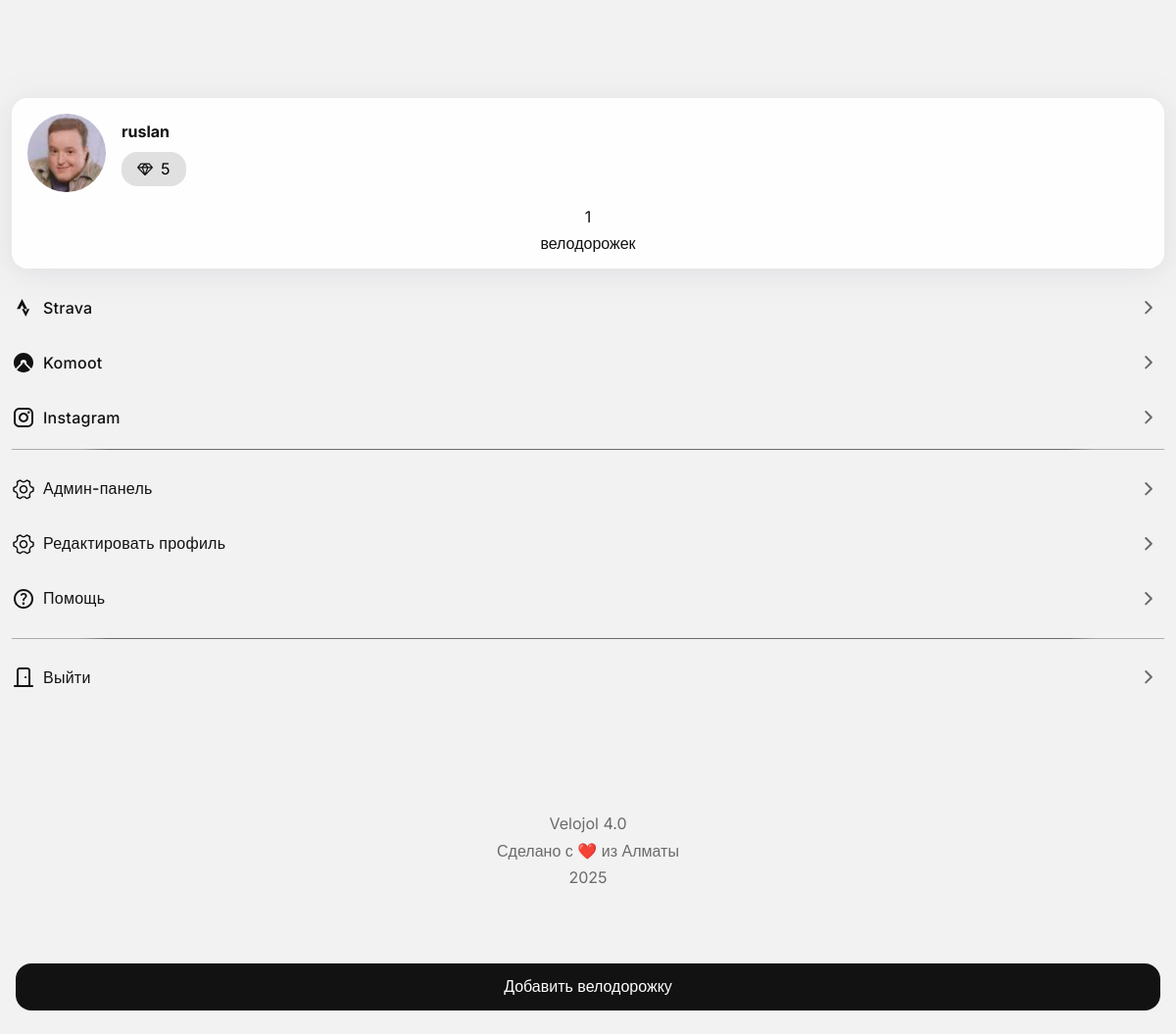
Page /auth/profile (signed in) on the committed database.
### app/models/user.py (models this page shows, shortened)
class User(UserMixin, db.Model):
    __tablename__ = 'users'
    id = db.Column(db.Integer, primary_key=True)
    email = db.Column(db.String(120), unique=True, nullable=False, index=True)
    password_hash = db.Column(db.String(128), nullable=False)
    nickname = db.Column(db.String(64), unique=True, nullable=False, index=True)
    is_admin = db.Column(db.Boolean, default=False, nullable=False)
    is_banned = db.Column(db.Boolean, default=False, nullable=False)
    ban_reason = db.Column(db.Text, nullable=True)
    manual_score = db.Column(db.Integer, default=0, nullable=False)  # Баллы от админа
    banned_at = db.Column(db.DateTime, nullable=True)
    banned_by = db.Column(db.Integer, db.ForeignKey('users.id'), nullable=True)
    avatar_url = db.Column(db.String(256))
    strava_url = db.Column(db.String(256))
    komoot_url = db.Column(db.String(256))
    telegram_url = db.Column(db.String(256))
    instagram_url = db.Column(db.String(256))
    created_at = db.Column(db.DateTime, default=lambda: datetime.now(timezone.utc), nullable=False)
    updated_at = db.Column(db.DateTime, default=lambda: datetime.now(timezone.utc), onupdate=lambda: datetime.now(timezone.utc))
    bikelanes = db.relationship('BikeLane', foreign_keys='BikeLane.user_id', backref='author', lazy='dynamic')
    notifications = db.relationship('Notification', backref='user', lazy='dynamic')
    @property
    def display_avatar(self):
        print(f"DEBUG: display_avatar called, avatar_url = {self.avatar_url}")
        if self.avatar_url:
            if self.avatar_url.startswith('uploads/'):
                avatar_url = url_for('static', filename=self.avatar_url)
                print(f"DEBUG: Generated avatar URL: {avatar_url}")
                return avatar_url
            elif self.avatar_url.startswith('http'):
                return self.avatar_url
            else:
                return url_for('static', filename=self.avatar_url)
        default_url = url_for('static', filename='img/default-avatar.svg')
        print(f"DEBUG: Using default avatar: {default_url}")
        return default_url
    def get_social_links(self):
        links = {}
        if self.strava_url:
            links['Strava'] = self.strava_url
        if self.komoot_url:
            links['Komoot'] = self.komoot_url
        if self.telegram_url:
            links['Telegram'] = self.telegram_url
        if self.instagram_url:
            links['Instagram'] = self.instagram_url
        return links
    def get_bikelanes_count(self):
        return self.bikelanes.count()
    def get_pending_bikelanes_count(self):
        return self.bikelanes.filter_by(status='pending').count()
    def get_approved_bikelanes_count(self):
        return self.bikelanes.filter_by(status='approved').count()
    def get_total_score(self):
        approved_bikelanes = self.bikelanes.filter_by(status='approved')
        return sum(bl.score for bl in approved_bikelanes if bl.score) + self.manual_score

### app/routes/auth.py (the view)
@bp.route('/profile')
@login_required
def profile():
    user_stats = {
        'bikelanes_total': current_user.get_bikelanes_count(),
        'bikelanes_pending': current_user.get_pending_bikelanes_count(),
        'bikelanes_approved': current_user.get_approved_bikelanes_count(),
        'total_score': current_user.get_total_score()
    }
    return render_template('auth/profile.html', user=current_user, user_stats=user_stats)

### app/templates/auth/profile.html (shortened to what this page needs)
{% set hide_header = true %}
{% extends "base.html" %}
{% block content %}
<div class="profile-container">
    <div class="button_wrapper_fixed">
        <a href="{{ url_for('main.add_bikelane') }}" class="button_square_label btn_black">
            Добавить велодорожку
        </a>
    </div>
    <div class="profile-header">
        <div class="hstack gap-m aic">
            <img src="{{ user.display_avatar }}" alt="Аватар {{ user.nickname }}" class="profile-avatar">
            <span class="vstack gap-s">
                <h2 class="prime100 profile-name">{{ user.nickname }}</h2>
                <span class="badge_gs">
                    <img src="{{ url_for('static', filename='img/icon/ball_icon.svg') }}" alt="Очки" class="icon-small">
                    <p class="stat-number">{{ user_stats.total_score or 0 }}</p>
                </span>
            </span>
        </div>
        <div class="hstack w100">
            <a href="{{ url_for('auth.my_bikelanes') }}" class="vstack graph w100 aic gap-s bikelanes-link">
                <p class="prime100">{{ user_stats.bikelanes_approved or 0 }}</p>
                <p class="prime100">велодорожек</p>
            </a>
        </div>
    </div>
    <div class="profile-section mt-m">
        {% set social_links = user.get_social_links() %}
        {% if social_links %}
            <ul class="social-links">
                {% for platform, url in social_links.items() %}
                    <li>
                        <a href="{{ url }}" class="prime100 cell" target="_blank" rel="noopener">
                            <span class="icon-small">
                                {% if platform == 'Strava' %} <img src="{{ url_for('static', filename='img/icon/strava.svg') }}" alt="Strava" class="icon-small">
                                {% elif platform == 'Komoot' %} <img src="{{ url_for('static', filename='img/icon/komoot.svg') }}" alt="Komoot" class="icon-small">
                                {% elif platform == 'Telegram' %}<img src="{{ url_for('static', filename='img/icon/telegram.svg') }}" alt="Telegram" class="icon-small">
                                {% elif platform == 'Instagram' %}<img src="{{ url_for('static', filename='img/icon/instagram.svg') }}" alt="Instagram" class="icon-small">
                                {% else %}🔗
                                {% endif %}
                            </span>
                            {{ platform }}
                            <img src="{{ url_for('static', filename='img/icon/chevron_right.svg') }}" alt="Внешняя ссылка" class="icon-small chevron_right">
                        </a>
                    </li>
                {% endfor %}
            </ul>
        {% endif %}
    </div>
    <div class="profile-actions">
        {% if user.is_admin %}
        <a href="{{ url_for('admin.dashboard') }}" class="cell">
            <img src="{{ url_for('static', filename='img/icon/settings.svg') }}" alt="Админ" class="icon-small">
            Админ-панель
            <img src="{{ url_for('static', filename='img/icon/chevron_right.svg') }}" alt="Перейти" class="icon-small chevron_right">
        </a>
        {% endif %}
        <a href="{{ url_for('auth.edit_profile') }}" class="cell">
            <img src="{{ url_for('static', filename='img/icon/settings.svg') }}" alt="Настройки" class="icon-small">
            Редактировать профиль
            <img src="{{ url_for('static', filename='img/icon/chevron_right.svg') }}" alt="Перейти" class="icon-small chevron_right">
        </a>
        <a href="{{ url_for('auth.logout') }}" class="cell">
            <img src="{{ url_for('static', filename='img/icon/help.svg') }}" alt="Помощь" class="icon-small">
            Помощь
            <img src="{{ url_for('static', filename='img/icon/chevron_right.svg') }}" alt="Перейти" class="icon-small chevron_right">
        </a>
        <a href="{{ url_for('auth.logout') }}" class="cell">
            <img src="{{ url_for('static', filename='img/icon/door.svg') }}" alt="Выйти" class="icon-small">
            Выйти
            <img src="{{ url_for('static', filename='img/icon/chevron_right.svg') }}" alt="Перейти" class="icon-small chevron_right">
        </a>
    </div>
</div>
{% endblock %}

### app/static/css/typo.css (style rules this page uses)
body, textarea { font-family: 'Inter', sans-serif; line-height: 1.6; }
h1, h2, h3, h4, h5, h6 { font-weight: 700; }
p, input, button, .cell, textarea { font-size: var(--spacer-m); line-height: 120%; }
.cell { font-weight: 500; letter-spacing: 0.25px; }

### app/static/css/colors.css (style rules this page uses)
:root { --bg1: #FEFEFE; --bg3 : #F2F2F2; --bg4 :#E6E6E6; --prime100: #121212; --secondary20:rgba(106, 106, 106, 0.2); --secondary40:rgba(106, 106, 106, 0.4); --secondary100:#6A6A6A; --accent80: #D6F3DD; --accent100:#34C759; --accent200:#2AA248; --prime_invert100:#fefefe; }
.prime100 { color: var(--prime100) !important; }

### app/static/css/main.css (style rules this page uses)
* { box-sizing: border-box; --spacer-xs:4px; --spacer-s:8px; --spacer-sm:12px; --spacer-m: 16px; --spacer-l: 24px; --spacer-xl: 32px; --spacer-xxl:48px; --spacer-xxxl:64px; --spacer-80:80px; --spacer-100: 100px }
body { background-color: var(--bg3); }
.profile-actions { margin-top: var(--spacer-m); }
.icon-small { display: flex; align-items: center; justify-content: center; }
.w100 { width: 100%; }
.mt-m { margin-top: var(--spacer-m); }
.hstack { display: flex; flex-direction: row; }
.vstack { display: flex; flex-direction: column; }
.aic { align-items: center; }
.gap-s { gap: var(--spacer-s); }
.gap-m { gap: var(--spacer-m); }
.badge_gs { display: flex; flex-direction: row; background-color: var(--secondary20); gap: var(--spacer-s); padding: var(--spacer-s) var(--spacer-m); border-radius: var(--spacer-m); }
.social-links, .profile-actions { display: flex; flex-direction: column; gap: var(--spacer-s); }

### app/static/css/button.css (style rules this page uses)
a { text-decoration: none; }
.button_square_label { display: flex; flex-direction: row; align-items: center; justify-content: center; padding: 16px 14px; height: 48px; color: var(--text-button); text-decoration: none; transition: background-color 0.1s ease; border-radius: var(--spacer-m); width: 100%; }
.btn_black { background-color: var(--prime100); color: var(--prime_invert100); }
.button_wrapper_fixed { position: fixed; bottom: 0px; left: 0px; width: 100%; padding: var(--spacer-l) var(--spacer-m); z-index: 1000; }
.cell { width: 100%; height: 48px; display: flex; flex-direction: row; align-items: center; color: var(--prime100); gap: var(--spacer-s); }
.chevron_right { position: absolute; right: var(--spacer-m) }

### app/static/css/profile.css (style rules this page uses)
.profile-container { padding-left: var(--spacer-sm); padding-right: var(--spacer-sm); }
.profile-header { display: flex; flex-direction: column; gap: var(--spacer-m); background-color: var(--bg1); padding: var(--spacer-m); border-radius: var(--spacer-m); filter: drop-shadow(0px 4px 16px rgba(54, 55, 98, 0.10)); }
.profile-avatar { width: 80px; height: 80px; border-radius: 100%; object-fit: cover; }

### rows in the picture
User: display_avatar (picture), nickname "ruslan", platform "Strava", shows a picture, platform "Komoot", platform "Instagram"

### other values in the picture
{{ user_stats.total_score or 0 }} "5"
{{ user_stats.bikelanes_approved or 0 }} "1"
